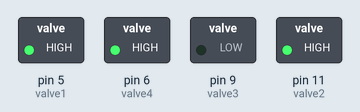
Simulated run of this sketch. Board: Arduino Uno, built with avr-gcc and run on an emulated ATmega328P. Shown: switched loads named in the sketch (green lamp = pin HIGH).

Above: at 0.19 s.
At 2.17 s:
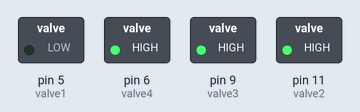
At 3.9 s:
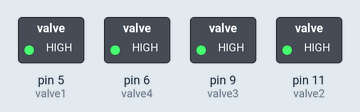
At 6.81 s:
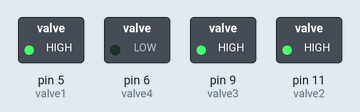
At 7.77 s:
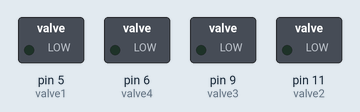
At 10.01 s:
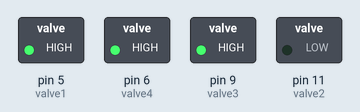
Timing chart, 0 to 10.3 s (numbered marks = the images above):
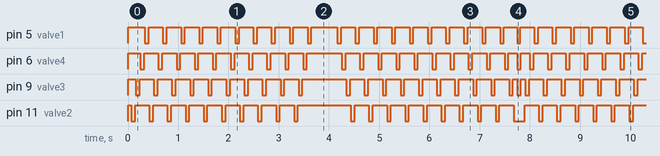

Measured:
- by itself, pin 5 (valve1), pin 6 (valve4), pin 9 (valve3), pin 11 (valve2): moves between LOW and HIGH, repeating every 7.8 s
- by itself, everything shown: repeats every 7.8 s, in 82 steps

The sketch:

MO_sketch.ino
```cpp
const int valve1 = 5;
const int valve2 = 11;
const int valve3 = 9;
const int valve4 = 6;
const int inertiapause = 15;

void setup() {
  pinMode(valve1, OUTPUT);
  pinMode(valve2, OUTPUT);
  pinMode(valve3, OUTPUT);
  pinMode(valve4, OUTPUT);
  allClosed(50);
}

void loop() {

moveNSteps(true,10,75);
allClosed(500);
moveNSteps(false,10,75);
allOpen(50);
}

void allClosed(int time) {
      digitalWrite(valve2, HIGH);
      digitalWrite(valve3, HIGH);
      digitalWrite(valve4, HIGH);
      digitalWrite(valve1, HIGH);
      delay(time);
}

void allOpen(int time){
      digitalWrite(valve2, LOW);
      digitalWrite(valve3, LOW);
      digitalWrite(valve4, LOW);
      digitalWrite(valve1, LOW);
      delay(time);
}

void moveNSteps(bool forward, int steps, int pause) {
  int i;

  if (forward == false) {
    for (i = 0; i < steps; i++) {
      digitalWrite(valve2, HIGH);
      delay(inertiapause);
      digitalWrite(valve3, HIGH);
      digitalWrite(valve4, HIGH);
      digitalWrite(valve1, LOW);
      delay(pause);

      digitalWrite(valve1, HIGH);
      delay(inertiapause);
      digitalWrite(valve2, HIGH);
      digitalWrite(valve3, HIGH);
      digitalWrite(valve4, LOW);
      delay(pause);

      digitalWrite(valve1, HIGH);
      digitalWrite(valve2, HIGH);
      digitalWrite(valve4, HIGH);
      delay(inertiapause);
      digitalWrite(valve3, LOW);
      delay(pause);

      digitalWrite(valve1, HIGH);
      digitalWrite(valve3, HIGH);
      delay(inertiapause);
      digitalWrite(valve4, HIGH);
      digitalWrite(valve2, LOW);
      delay(pause);
    }
  } else {
    for (i = 0; i < steps; i++) {
      digitalWrite(valve1, HIGH);
      delay(inertiapause);
      digitalWrite(valve3, HIGH);
      digitalWrite(valve4, HIGH);
      digitalWrite(valve2, LOW);
      delay(pause);
      digitalWrite(valve1, HIGH);
      digitalWrite(valve2, HIGH);
      delay(inertiapause);
      digitalWrite(valve4, HIGH);
      digitalWrite(valve3, LOW);
      delay(pause);
      digitalWrite(valve1, HIGH);
      digitalWrite(valve2, HIGH);
      digitalWrite(valve3, HIGH);
      delay(inertiapause);
      digitalWrite(valve4, LOW);
      delay(pause);
      digitalWrite(valve2, HIGH);
      digitalWrite(valve3, HIGH);
      digitalWrite(valve4, HIGH);
      delay(inertiapause);
      digitalWrite(valve1, LOW);
      delay(pause);

    }
  }
}
```
